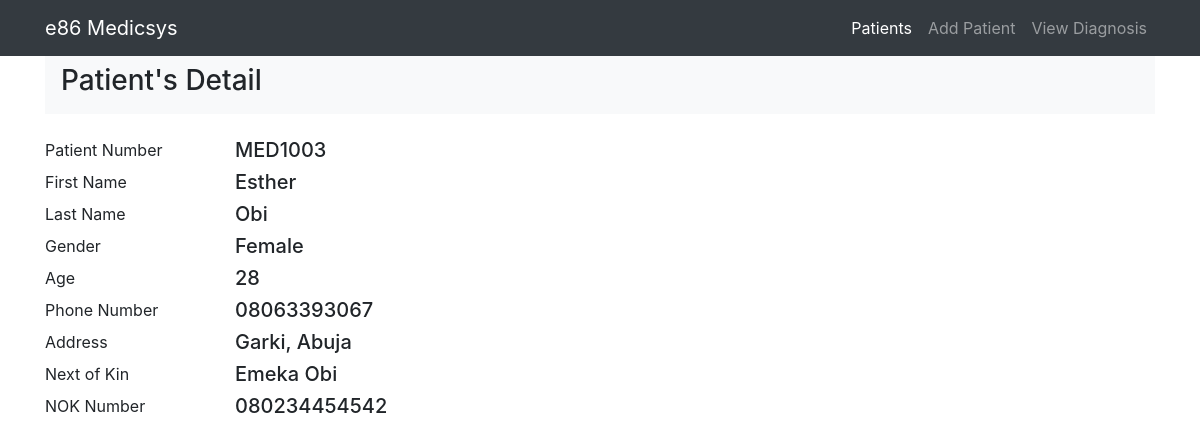
Page /medicapp/patient_detail.php?patient=3 on the committed database.
### tables this page shows
CREATE TABLE IF NOT EXISTS `patients` (
`id` int(11) NOT NULL,
  `patient_no` varchar(11) NOT NULL,
  `first_name` text NOT NULL,
  `last_name` text NOT NULL,
  `age` int(11) NOT NULL,
  `gender` varchar(10) NOT NULL,
  `address` text NOT NULL,
  `phone` varchar(20) NOT NULL,
  `next_of_kin` text NOT NULL,
  `nok_phone` varchar(20) NOT NULL
);

### medicapp/patient_detail.php (the view, shortened to what this page needs)
<?php include('process.php'); ?>
<!DOCTYPE html>
<html lang="en">
<head>
   <link rel="stylesheet" href="https://stackpath.bootstrapcdn.com/bootstrap/4.5.2/css/bootstrap.min.css"
>
</head>
<body>
   <nav class="navbar navbar-expand-lg navbar-dark bg-dark">
   <div class="container">
      <a class="navbar-brand" href="index.php">e86 Medicsys</a>
      <div class="collapse navbar-collapse" id="navbarNavDropdown">
         <ul class="navbar-nav ml-auto">
            <li class="nav-item active">
               <a class="nav-link" href="index.php">Patients <span class="sr-only">(current)</span></a>
            </li>
            <li class="nav-item">
               <a class="nav-link" href="add_patients.php">Add Patient</a>
            </li>
            <li class="nav-item">
               <a class="nav-link" href="all_diagnosis.php">View Diagnosis</a>
            </li>
         </ul>
      </div>
   </div>
   </nav>
      <?php
         if (isset($_GET['patient'])) {
            $id = $_GET['patient'];
            $query = "SELECT * FROM patients WHERE id=$id";
            $result = mysqli_query($db_connect, $query);
            if (count($result)==1) {
               $row = $result->fetch_array();
            }
         };
      ?>
        <div class="container">
            <nav class="navbar navbar-light bg-light">
            <h3> Patient's Detail </h3>
            </nav> <br>
         <div class="row">
            <div class="col-sm-12 col-md-2">
            <label for="">Patient Number</label>
            </div>
            <div class="col-sm-12 col-md-10">
            <h5><?php echo $row['patient_no'];  ?></h5>
            </div>
         </div>
         <div class="row">
            <div class="col-sm-12 col-md-2">
            <label for="">First Name</label>
            </div>
            <div class="col-sm-12 col-md-10">
            <h5><?php echo $row['first_name'];  ?></h5>
            </div>
         </div>
         <div class="row">
            <div class="col-sm-12 col-md-2">
            <label for="">Last Name</label>
            </div>
            <div class="col-sm-12 col-md-10">
            <h5><?php echo $row['last_name'];  ?></h5>
            </div>
         </div>
         <div class="row">
            <div class="col-sm-12 col-md-2">
            <label for="">Gender</label>
            </div>
            <div class="col-sm-12 col-md-10">
            <h5><?php echo $row['gender'];  ?></h5>
            </div>
         </div>
         <div class="row">
            <div class="col-sm-12 col-md-2">
            <label for="">Age</label>
            </div>
            <div class="col-sm-12 col-md-10">
            <h5><?php echo $row['age'];  ?></h5>
            </div>
         </div>
         <div class="row">
            <div class="col-sm-12 col-md-2">
            <label for="">Phone Number</label>
            </div>
            <div class="col-sm-12 col-md-10">
            <h5><?php echo $row['phone'];  ?></h5>
            </div>
         </div>
         <div class="row">
            <div class="col-sm-12 col-md-2">
            <label for="">Address</label>
            </div>
            <div class="col-sm-12 col-md-10">
            <h5><?php echo $row['address'];  ?></h5>
            </div>
         </div>
         <div class="row">
            <div class="col-sm-12 col-md-2">
            <label for="">Next of Kin</label>
            </div>
            <div class="col-sm-12 col-md-10">
            <h5><?php echo $row['next_of_kin'];  ?></h5>
            </div>
         </div>
         <div class="row">
            <div class="col-sm-12 col-md-2">
            <label for="">NOK Number</label>
            </div>
            <div class="col-sm-12 col-md-10">
            <h5><?php echo $row['nok_phone'];  ?></h5>
            </div>
         </div>
      </div>
</body>
</html>

### rows in the picture
patients: patient_no "MED1003", first_name "Esther", last_name "Obi", gender "Female", age "28", phone "08063393067", address "Garki, Abuja", next_of_kin "Emeka Obi", nok_phone "080234454542"
